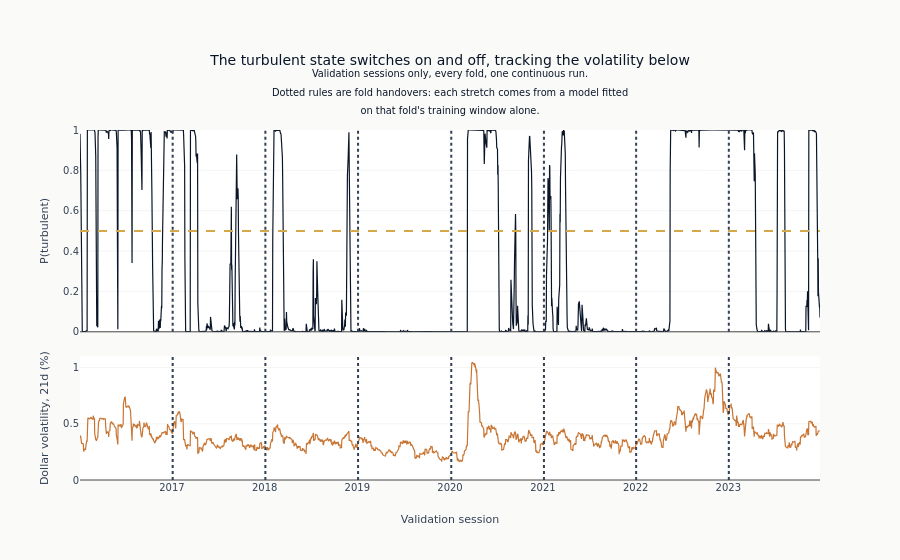

The cell this chart's notebook holds for it:
### Markdown cell above
### What the Regime Model Inferred, and What It Read

Before any of this is scored, it is worth seeing one of the fitted quantities against
the series it was inferred from. The figure draws the probability of the turbulent state
on every validation session, with the 21-session dollar volatility the model read on the
axis beneath it. The two should agree in shape without being the same line: the model is
not thresholding volatility, it is asking which of two states makes the pair of numbers
it saw most likely, given where it thought the market was yesterday.

The dotted rules mark where one fold's model hands over to the next. Each stretch between
them was produced by a separate fit on that fold's own training window, so a jump exactly
at a rule is the two fits disagreeing rather than the market changing - which is the one
thing this figure can show and the fit-stability panel cannot.

### Code cell
if "hmm_regime_prob_high_vol" in eval_features.columns:
    hmm_validation = (
        eval_features.select("timestamp", "hmm_regime_prob_high_vol")
        .unique("timestamp", keep="last")
        .sort("timestamp")
        .drop_nulls()
        .join(usd_daily.select("timestamp", USD_VOL_COL), on="timestamp", how="left")
    )
    high_vol_share = float((hmm_validation["hmm_regime_prob_high_vol"] >= 0.5).mean())
    print(
        f"Validation sessions the model puts in the turbulent state with probability 0.5 "
        f"or more: {high_vol_share:.1%} of {len(hmm_validation):,}"
    )
    fig = make_subplots(
        rows=2,
        cols=1,
        shared_xaxes=True,
        row_heights=[0.62, 0.38],
        vertical_spacing=0.07,
    )
    fig.add_trace(
        go.Scatter(
            x=hmm_validation["timestamp"],
            y=hmm_validation["hmm_regime_prob_high_vol"],
            mode="lines",
            line={"color": COLORS["blue"], "width": 1.2},
            showlegend=False,
        ),
        row=1,
        col=1,
    )
    fig.add_trace(
        go.Scatter(
            x=hmm_validation["timestamp"],
            y=(hmm_validation[USD_VOL_COL] * 100),
            mode="lines",
            line={"color": COLORS["copper"], "width": 1.2},
            showlegend=False,
        ),
        row=2,
        col=1,
    )
    fig.add_hline(y=0.5, line_dash="dash", line_color=COLORS["amber"], row=1, col=1)
    for fold in folds[:-1]:
        fig.add_vline(
            x=fold["val_start"].isoformat(), line_dash="dot", line_color=COLORS["neutral"]
        )
    fig.update_yaxes(title_text="P(turbulent)", range=[0, 1], row=1, col=1)
    fig.update_yaxes(
        title_text=f"Dollar volatility, {USD_VOL_WINDOW}d (%)",
        rangemode="tozero",
        row=2,
        col=1,
    )
    fig.update_xaxes(title_text="Validation session", row=2, col=1)
    fig.update_layout(
        title=(
            "The turbulent state switches on and off, tracking the volatility below"
            "<br><sup>Validation sessions only, every fold, one continuous run."
            "<br>Dotted rules are fold handovers: each stretch comes from a model fitted"
            "<br>on that fold's training window alone.</sup>"
        ),
        height=560,
        margin={"t": 130},
    )
    show_plotly_with_alt(
        fig,
        "Two stacked panels sharing a time axis of validation sessions. The upper panel "
        "is the probability the model assigns to the turbulent state, which spends most "
        "of its time pinned at zero or one and switches between them abruptly rather "
        "than drifting. The lower panel is the dollar volatility over the same "
        "sessions, and its sustained rises line up with the stretches the upper panel "
        "holds at one. Dotted vertical rules mark the fold handovers, and the series "
        "runs continuously across them.",
    )
else:
    high_vol_share = float("nan")
    print("Regime figure omitted: the reduced run produces no dollar series.")

### Figure 1 — Plotly figure (JSON) as saved in the notebook; plotly's stock layout.template omitted (floating-point values rounded to 4 significant figures; data arrays with more than 128 entries replaced by an {"elided": "..."} marker saying what was removed)
{"data": [{"line": {"color": "#0a1628", "width": 1.2}, "mode": "lines", "showlegend": false, "type": "scatter", "x": {"elided": "2063 str values"}, "xaxis": "x", "y": {"elided": "2063 float values"}, "yaxis": "y"}, {"line": {"color": "#C87533", "width": 1.2}, "mode": "lines", "showlegend": false, "type": "scatter", "x": {"elided": "2063 str values"}, "xaxis": "x2", "y": {"elided": "2063 float values"}, "yaxis": "y2"}], "layout": {"height": 560, "margin": {"t": 130}, "shapes": [{"line": {"color": "#D4A84B", "dash": "dash"}, "type": "line", "x0": 0, "x1": 1, "xref": "x domain", "y0": 0.5, "y1": 0.5, "yref": "y"}, {"line": {"color": "#334155", "dash": "dot"}, "type": "line", "x0": "2023-01-03", "x1": "2023-01-03", "xref": "x", "y0": 0, "y1": 1, "yref": "y domain"}, {"line": {"color": "#334155", "dash": "dot"}, "type": "line", "x0": "2023-01-03", "x1": "2023-01-03", "xref": "x2", "y0": 0, "y1": 1, "yref": "y2 domain"}, {"line": {"color": "#334155", "dash": "dot"}, "type": "line", "x0": "2022-01-03", "x1": "2022-01-03", "xref": "x", "y0": 0, "y1": 1, "yref": "y domain"}, {"line": {"color": "#334155", "dash": "dot"}, "type": "line", "x0": "2022-01-03", "x1": "2022-01-03", "xref": "x2", "y0": 0, "y1": 1, "yref": "y2 domain"}, {"line": {"color": "#334155", "dash": "dot"}, "type": "line", "x0": "2021-01-05", "x1": "2021-01-05", "xref": "x", "y0": 0, "y1": 1, "yref": "y domain"}, {"line": {"color": "#334155", "dash": "dot"}, "type": "line", "x0": "2021-01-05", "x1": "2021-01-05", "xref": "x2", "y0": 0, "y1": 1, "yref": "y2 domain"}, {"line": {"color": "#334155", "dash": "dot"}, "type": "line", "x0": "2020-01-06", "x1": "2020-01-06", "xref": "x", "y0": 0, "y1": 1, "yref": "y domain"}, {"line": {"color": "#334155", "dash": "dot"}, "type": "line", "x0": "2020-01-06", "x1": "2020-01-06", "xref": "x2", "y0": 0, "y1": 1, "yref": "y2 domain"}, {"line": {"color": "#334155", "dash": "dot"}, "type": "line", "x0": "2019-01-04", "x1": "2019-01-04", "xref": "x", "y0": 0, "y1": 1, "yref": "y domain"}, {"line": {"color": "#334155", "dash": "dot"}, "type": "line", "x0": "2019-01-04", "x1": "2019-01-04", "xref": "x2", "y0": 0, "y1": 1, "yref": "y2 domain"}, {"line": {"color": "#334155", "dash": "dot"}, "type": "line", "x0": "2018-01-04", "x1": "2018-01-04", "xref": "x", "y0": 0, "y1": 1, "yref": "y domain"}, {"line": {"color": "#334155", "dash": "dot"}, "type": "line", "x0": "2018-01-04", "x1": "2018-01-04", "xref": "x2", "y0": 0, "y1": 1, "yref": "y2 domain"}, {"line": {"color": "#334155", "dash": "dot"}, "type": "line", "x0": "2017-01-04", "x1": "2017-01-04", "xref": "x", "y0": 0, "y1": 1, "yref": "y domain"}, {"line": {"color": "#334155", "dash": "dot"}, "type": "line", "x0": "2017-01-04", "x1": "2017-01-04", "xref": "x2", "y0": 0, "y1": 1, "yref": "y2 domain"}], "title": {"text": "The turbulent state switches on and off, tracking the volatility below<br><sup>Validation sessions only, every fold, one continuous run.<br>Dotted rules are fold handovers: each stretch comes from a model fitted<br>on that fold's training window alone.</sup>"}, "xaxis": {"anchor": "y", "domain": [0.0, 1.0], "matches": "x2", "showticklabels": false}, "xaxis2": {"anchor": "y2", "domain": [0.0, 1.0], "title": {"text": "Validation session"}}, "yaxis": {"anchor": "x", "domain": [0.4234, 1.0], "range": [0, 1], "title": {"text": "P(turbulent)"}}, "yaxis2": {"anchor": "x2", "domain": [0.0, 0.3534], "rangemode": "tozero", "title": {"text": "Dollar volatility, 21d (%)"}}}}
